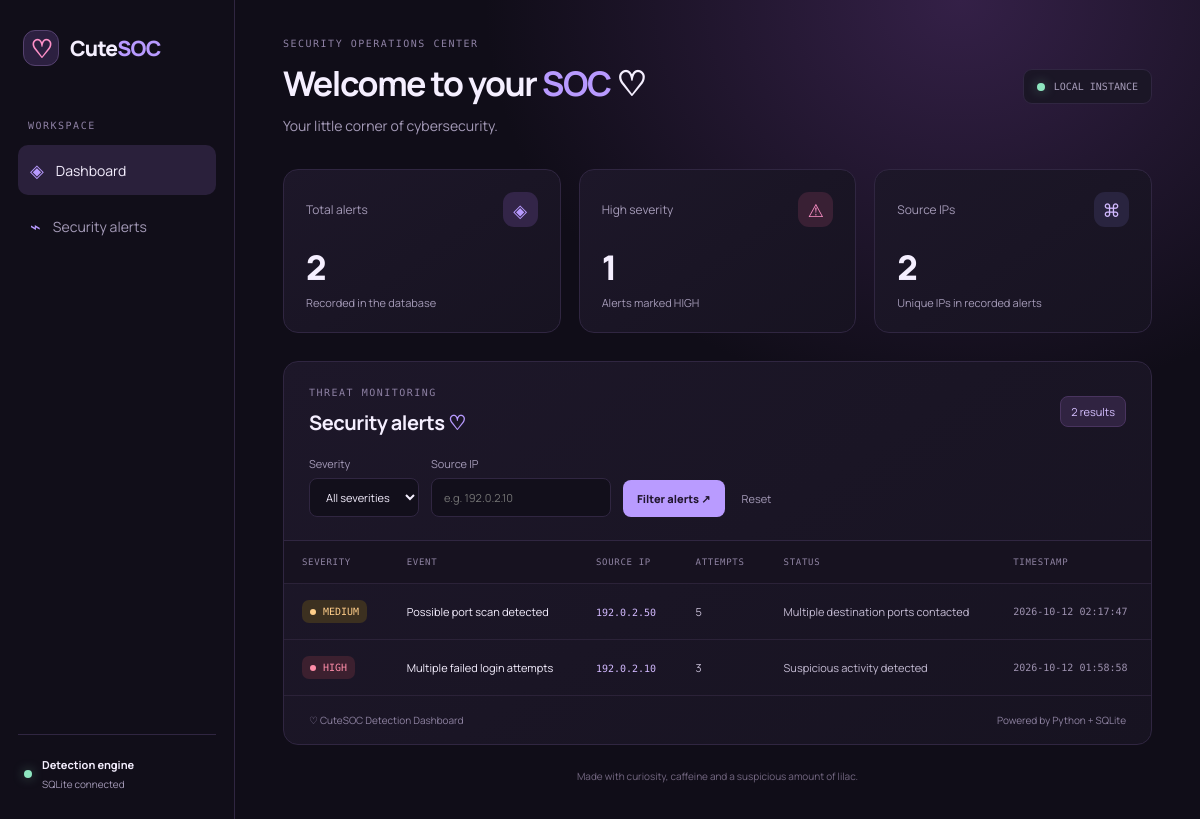
The page / on the database its author committed.
### tables this page shows
CREATE TABLE alerts (
                id INTEGER PRIMARY KEY AUTOINCREMENT,
                timestamp TEXT NOT NULL DEFAULT CURRENT_TIMESTAMP,
                severity TEXT NOT NULL,
                event TEXT NOT NULL,
                source_ip TEXT NOT NULL,
                failed_attempts INTEGER NOT NULL,
                status TEXT NOT NULL
            );

### app.py (the view)
@app.route("/")
def dashboard():
    alerts = get_alerts()
    severity = request.args.get("severity", "").upper()
    ip_query = request.args.get("ip", "").strip()
    filtered_alerts = [
        alert for alert in alerts
        if (not severity or alert["severity"] == severity)
        and (not ip_query or ip_query.lower() in alert["source_ip"].lower())
    ]
    stats = {
        "total_alerts": len(alerts),
        "high_alerts": sum(
            1 for alert in alerts if alert["severity"] == "HIGH"
        ),
        "unique_ips": len({
            alert["source_ip"] for alert in alerts
        }),
    }
    return render_template(
        "index.html",
        alerts=filtered_alerts,
        stats=stats,
        severity=severity,
        ip_query=ip_query,
    )

### database/db.py (called while the page is built)
def get_alerts(db_path=DB_PATH):
    with closing(sqlite3.connect(db_path)) as connection:
        connection.row_factory = sqlite3.Row
        with connection:
            rows = connection.execute("""
                SELECT * FROM alerts
                ORDER BY id DESC
            """).fetchall()
            return [dict(row) for row in rows]

### templates/index.html (shortened to what this page needs)
<!DOCTYPE html>
<html lang="en">
<head>
    <link rel="stylesheet" href="{{ url_for('static', filename='style.css') }}">
</head>
<body>
    <div class="app-shell">
        <aside class="sidebar">
            <a class="brand" href="/">
                <span class="brand-icon">♡</span>
                <span>Cute<span class="accent">SOC</span></span>
            </a>
            <p class="nav-label">WORKSPACE</p>
            <a class="nav-link active" href="/">
                <span>◈</span> Dashboard
            </a>
            <a class="nav-link" href="#alerts">
                <span>⌁</span> Security alerts
            </a>
            <div class="sidebar-bottom">
                <div class="status-dot"></div>
                <div>
                    <strong>Detection engine</strong>
                    <small>SQLite connected</small>
                </div>
            </div>
        </aside>
        <main class="main-content">
            <header class="topbar">
                <div>
                    <p class="eyebrow">SECURITY OPERATIONS CENTER</p>
                    <h1>Welcome to your <span class="accent">SOC</span> ♡</h1>
                    <p class="subtitle">
                        Your little corner of cybersecurity.
                    </p>
                </div>
                <div class="system-badge">
                    <span class="status-dot"></span>
                    LOCAL INSTANCE
                </div>
            </header>
            <section class="stats-grid" aria-label="Security statistics">
                <article class="stat-card">
                    <div class="stat-top">
                        <span>Total alerts</span>
                        <span class="stat-icon purple">◈</span>
                    </div>
                    <div class="stat-number">{{ stats.total_alerts }}</div>
                    <p>Recorded in the database</p>
                </article>
                <article class="stat-card">
                    <div class="stat-top">
                        <span>High severity</span>
                        <span class="stat-icon pink">⚠</span>
                    </div>
                    <div class="stat-number">{{ stats.high_alerts }}</div>
                    <p>Alerts marked HIGH</p>
                </article>
                <article class="stat-card">
                    <div class="stat-top">
                        <span>Source IPs</span>
                        <span class="stat-icon lilac">⌘</span>
                    </div>
                    <div class="stat-number">{{ stats.unique_ips }}</div>
                    <p>Unique IPs in recorded alerts</p>
                </article>
            </section>
            <section class="panel" id="alerts">
                <div class="panel-heading">
                    <div>
                        <p class="eyebrow">THREAT MONITORING</p>
                        <h2>Security alerts <span class="heart">♡</span></h2>
                    </div>
                    <span class="count-badge">{{ alerts|length }} results</span>
                </div>
                <form class="filters" method="get" action="/">
                    <label>
                        <span>Severity</span>
                        <select name="severity">
                            <option value="">All severities</option>
                        </select>
                    </label>
                    <label class="ip-filter">
                        <span>Source IP</span>
                        <input
                            type="text"
                            name="ip"
                            placeholder="e.g. 192.0.2.10"
                            value="{{ ip_query }}"
                        >
                    </label>
                    <button type="submit">Filter alerts ↗</button>
                    <a class="reset-link" href="/">Reset</a>
                </form>
                <div class="table-wrap">
                    <table>
                        <thead>
                            <tr>
                                <th>SEVERITY</th>
                                <th>EVENT</th>
                                <th>SOURCE IP</th>
                                <th>ATTEMPTS</th>
                                <th>STATUS</th>
                                <th>TIMESTAMP</th>
                            </tr>
                        </thead>
                        <tbody>
                            {% for alert in alerts %}
                            <tr>
                                <td>
                                    <span class="severity {{ alert.severity|lower }}">
                                        <span class="severity-dot"></span>
                                        {{ alert.severity }}
                                    </span>
                                </td>
                                <td class="event-name">{{ alert.event }}</td>
                                <td><code>{{ alert.source_ip }}</code></td>
                                <td>{{ alert.failed_attempts }}</td>
                                <td>{{ alert.status }}</td>
                                <td class="timestamp">{{ alert.timestamp }}</td>
                            </tr>
                            {% endfor %}
                        </tbody>
                    </table>
                </div>
                <footer class="panel-footer">
                    <span>♡ CuteSOC Detection Dashboard</span>
                    <span>Powered by Python + SQLite</span>
                </footer>
            </section>
            <footer class="page-footer">
                Made with curiosity, caffeine and a suspicious amount of lilac.
            </footer>
        </main>
    </div>
</body>
</html>

### rows shown on the page
alerts: severity "MEDIUM", event "Possible port scan detected", source_ip "192.0.2.50", failed_attempts "5", status "Multiple destination ports contacted", timestamp "2026-10-12 02:17:47"
alerts: severity "HIGH", event "Multiple failed login attempts", source_ip "192.0.2.10", failed_attempts "3", status "Suspicious activity detected", timestamp "2026-10-12 01:58:58"

### other values the page prints
{{ stats.total_alerts }} "2"
{{ stats.high_alerts }} "1"
{{ stats.unique_ips }} "2"
{{ alerts|length }} "2"
